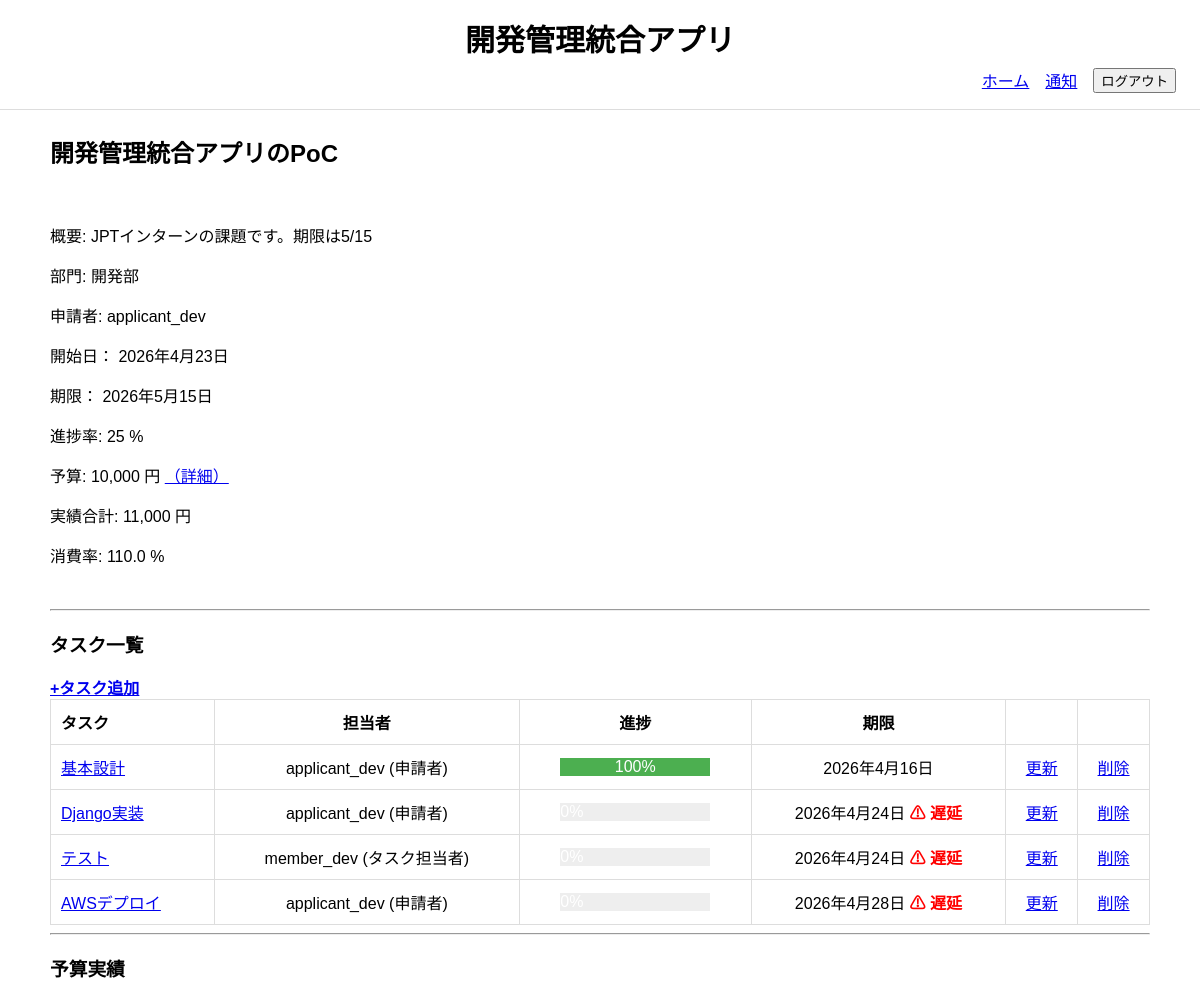
The page /projects/1/ (signed in, upper part) on the database as committed earlier.
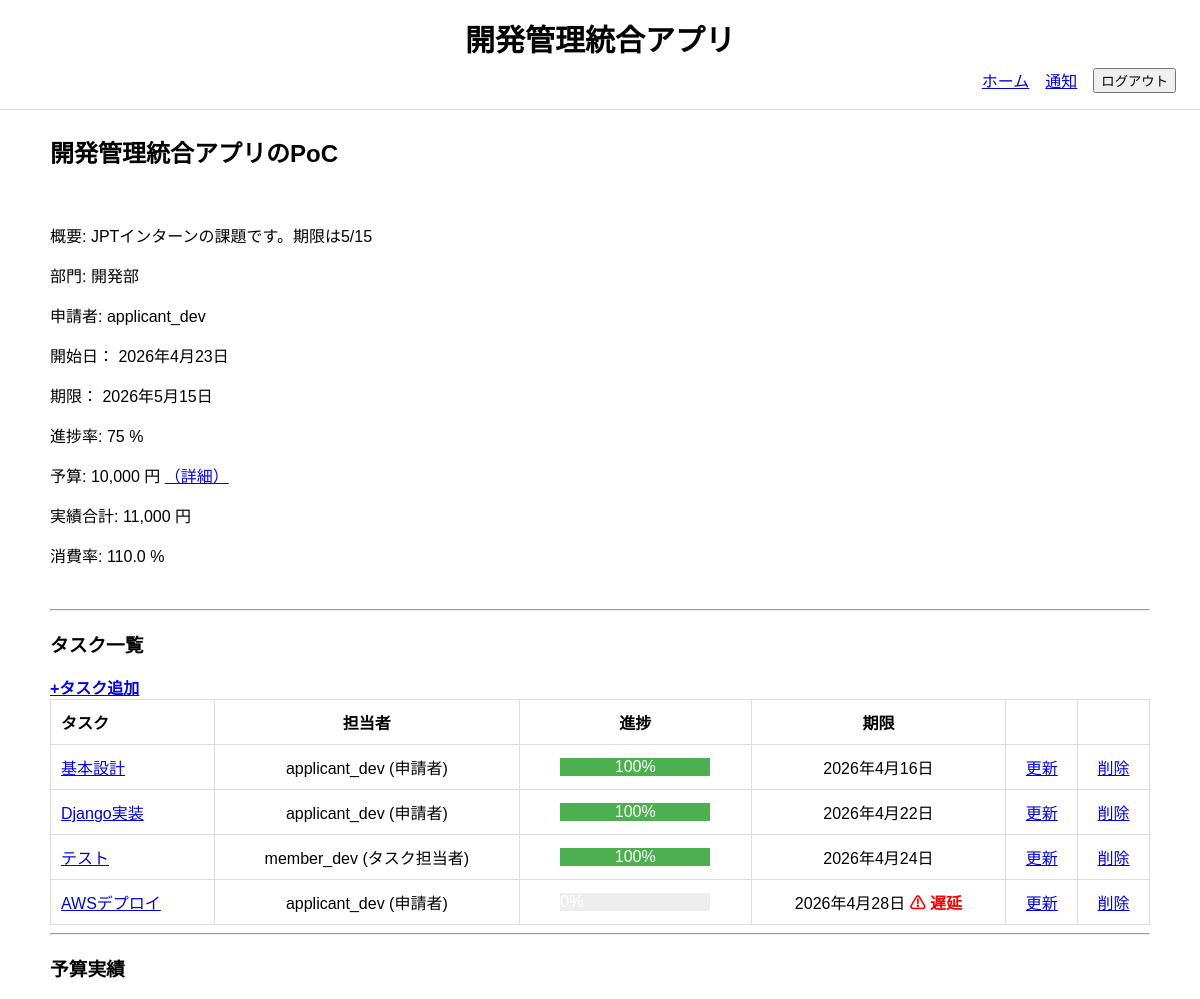
The same page on the database as committed later.
### project_management_app/models.py (models this page shows, shortened)
class Project(models.Model):
    class Status(models.TextChoices):
        DRAFT = "draft", "下書き"
        PENDING_MANAGER = "pending_manager", "部門承認待ち"
        PENDING_HQ = "pending_hq", "本部承認待ち"
        APPROVED = "approved", "承認済"
        IN_PROGRESS = "in_progress", "進行中"
        COMPLETED = "completed", "完了"
        REJECTED = "rejected", "却下"
    name = models.CharField("案件名", max_length=200)
    description = models.TextField("目的・概要")
    applicant = models.ForeignKey(
        CustomUser,
        verbose_name="案件担当者",
        on_delete=models.SET_NULL,
        null=True,
        blank=True,
        related_name="applied_projects"
    )
    department = models.ForeignKey(
        Department,
        verbose_name="担当部門",
        on_delete=models.PROTECT,
        related_name="projects",
    )
    estimated_budget = models.DecimalField(
        "予算額", max_digits=12, decimal_places=0
        )
    is_budget_notified = models.BooleanField(default=False)
    progress_rate = models.PositiveIntegerField(
        "全体進捗率",
        default=0,
        validators=[MinValueValidator(0), MaxValueValidator(100)]
    )
    status = models.CharField(
        "ステータス",
        max_length=30,
        choices=Status.choices,
        default=Status.DRAFT
    )
    submitted_at = models.DateField("申請日", null=True, blank=True)
    start_date = models.DateField("開始日", null=True, blank=True)
    due_date = models.DateField("期限", null=True, blank=True)
    approved_at = models.DateField("最終承認日", null=True, blank=True)
    completed_at = models.DateField("完了日", null=True, blank=True)
    created_at = models.DateTimeField("作成日時", auto_now_add=True)
    updated_at = models.DateTimeField("更新日時", auto_now=True)
    class Meta:
        verbose_name = "案件"
        verbose_name_plural = "案件"
        ordering = ["-created_at"]
    @property
    def total_actual_amount(self):
        return (
            self.budget_records.aggregate(
                total=Sum("amount")
            )["total"] or 0
        )
    @property
    def consumption_rate(self):
        if not self.estimated_budget:
            return 0
        return round(
            (self.total_actual_amount / self.estimated_budget) * 100, 1
        )
    @property
    def total_diff(self):
        return self.estimated_budget - self.total_actual_amount

class Task(models.Model):
    class Status(models.TextChoices):
        NOT_STARTED = "not_started", "未着手"
        IN_PROGRESS = "in_progress", "進行中"
        DONE = "done", "完了"
        DELAYED = "delayed", "遅延"
    project = models.ForeignKey(
        Project,
        verbose_name="案件",
        on_delete=models.CASCADE,
        related_name="tasks"
    )
    assignee = models.ForeignKey(
        CustomUser,
        verbose_name="タスク担当者",
        on_delete=models.SET_NULL,
        null=True,
        blank=True,
        related_name="assigned_tasks"
    )
    title = models.CharField("タスク名", max_length=200)
    description = models.TextField("詳細", blank=True)
    status = models.CharField(
        "ステータス",
        max_length=20,
        choices=Status.choices,
        default=Status.NOT_STARTED
    )
    progress_rate = models.PositiveIntegerField(
        "進捗率",
        default=0,
        validators=[MinValueValidator(0), MaxValueValidator(100)]
    )
    due_date = models.DateField("期限", null=True, blank=True)
    created_at = models.DateTimeField("作成日時", auto_now_add=True)
    updated_at = models.DateTimeField("更新日時", auto_now=True)
    class Meta:
        verbose_name = "タスク"
        verbose_name_plural = "タスク"
        ordering = ["due_date", "id"]
    @property
    def is_delayed(self):
        return bool(
            self.due_date
            and self.due_date < timezone.now().date()
            and self.status != self.Status.DONE
        )

class Department(models.Model):
    name = models.CharField("部門", max_length=100, unique=True)
    is_headquarters = models.BooleanField(default=False)
    class Meta:
        verbose_name = "部門"
        verbose_name_plural = "部門"
        ordering = ["name"]

class CustomUser(AbstractUser):
    class Role(models.TextChoices):
        MEMBER = "member", "タスク担当者"
        APPLICANT = "applicant", "申請者"
        MANAGER = "manager", "部門管理者"
        HQ = "hq", "本部管理者"
    department = models.ForeignKey(
        Department,
        verbose_name="所属部門",
        on_delete=models.PROTECT,
        related_name="users",
        null=True,
        blank=True
    )
    role = models.CharField(
        "ロール",
        max_length=30,
        choices=Role.choices,
        default=Role.APPLICANT
    )
    class Meta:
        verbose_name = "ユーザー"
        verbose_name_plural = "ユーザー"
    def __str__(self):
        return f"{self.username} ({self.get_role_display()})"

### project_management_app/views.py (the view)
# urls.py: path("projects/<int:pk>/", ProjectDetailView.as_view(), name="project_detail"),
class ProjectDetailView(LoginRequiredMixin, DetailView):
    model = Project
    template_name = "project_management_app/project_detail.html"
    context_object_name = "project"
    def get_queryset(self):
        return (
            Project.objects.select_related(
                "department",
                "applicant"
            )
            .prefetch_related(
                "tasks",
                "approvals",
                Prefetch(
                    "budget_plans",
                    queryset=BudgetPlan.objects.prefetch_related("records")
                )
            )
        )
    def get_context_data(self, **kwargs):
        context = super().get_context_data(**kwargs)
        project = self.object
        plans = project.budget_plans.annotate(
            actual=Sum("records__amount")
        )
        for p in plans:
            actual = p.actual or 0
            planned = p.planned_amount or 0
            p.diff = planned - actual
            p.rate = round(actual / planned * 100, 1) if planned > 0 else 0
        context["budget_summary"] = plans
        context["budget_records"] = project.budget_records.select_related(
            "budget_plan"
        ).order_by("-recorded_at")
        return context

### project_management_app/context_processors.py (called while the page is built)
def notification_count(request):
    if request.user.is_authenticated:
        count = Notification.objects.filter(
            recipient=request.user,
            is_read=False
        ).count()
    else:
        count = 0
    return {
        "unread_notification_count": count
    }

def pending_approval_count(request):
    if request.user.is_authenticated:
        if request.user.role == "manager":
            count = Project.objects.filter(
                department=request.user.department,
                status=Project.Status.PENDING_MANAGER
            ).count()
        elif request.user.role == "hq":
            count = Project.objects.filter(
                status=Project.Status.PENDING_HQ
            ).count()
        else:
            count = 0
    else:
        count = 0
    return {
        "pending_approval_count": count
    }

### project_management_app/templates/project_management_app/project_detail.html (shortened to what this page needs)
{% extends "project_management_app/base.html" %}
{% load humanize %}
{% block content %}
<h2>{{ project.name }}</h2>
<br>
<p>概要: {{ project.description }}</p>
<p>部門: {{ project.department.name }}</p>
<p>申請者: {{ project.applicant.username }}</p>
<p>開始日： {{ project.start_date }}</p>
<p>期限： {{ project.due_date }}</p>
<p>進捗率: {{ project.progress_rate }} %</p>
<p>
    予算: {{ project.estimated_budget|intcomma }} 円
    <a href="{% url 'budget_plan_detail' project.pk %}">
        （詳細）
    </a>
</p>
<p>実績合計: {{ project.total_actual_amount|intcomma }} 円</p>
<p>消費率: {{ project.consumption_rate }} %</p>
<br>
<hr>
<h3>タスク一覧</h3>
{% if request.user == project.applicant and project.status != project.Status.COMPLETED %}
    <a href="{% url 'task_create' project.pk %}"><strong>+タスク追加</strong></a>
{% endif %}
<table>
    <tr>
        <th>タスク</th>
        <th>担当者</th>
        <th>進捗</th>
        <th>期限</th>
        <th></th>
        <th></th>
    </tr>
    {% for task in project.tasks.all %}
    <tr>
        <td>
            <a href="{% url 'task_detail' task.pk %}">
                {{ task.title }}
            </a>
        </td>
        <td>{{ task.assignee }}</td>
        <td style="text-align:center;">
            <div style="background:#eee; width:150px; display:inline-block;">
                <div style="
                    background:#4caf50;
                    width:{{ task.progress_rate }}%;
                    text-align:center;
                    color:white;
                ">
                    {{ task.progress_rate }}%
                </div>
            </div>
        </td>
        <td>
            {{ task.due_date }}
            {% if task.is_delayed %}
                <span class="warning"><strong>⚠ 遅延</strong></span>
            {% endif %}
        </td>
        <td>
            {% if request.user == task.assignee or request.user == task.project.applicant %}
                {% if task.project.status == task.project.Status.IN_PROGRESS %}
                    <a href="{% url 'task_update' task.pk %}">更新</a>
                {% endif %}
            {% else %}
                -
            {% endif %}
        </td>
        <td>
            {% if request.user == task.project.applicant %}
                <a href="{% url 'task_delete' task.pk %}">削除</a>
            {% else %}
                -
            {% endif %}
        </td>
    </tr>
    {% endfor %}
</table>
<hr>
<h3>予算実績</h3>
<br><br>
{% endblock %}

Rows that differ between the two databases and show on the page:
changed Project "開発管理統合アプリのPoC": progress_rate "25" → "75"
changed Task "Django実装": progress_rate (not shown) → "100"; due_date "2026年4月24日" → "2026年4月22日"; no longer shows "⚠ 遅延"
changed Task "テスト": progress_rate (not shown) → "100"; no longer shows "⚠ 遅延"
